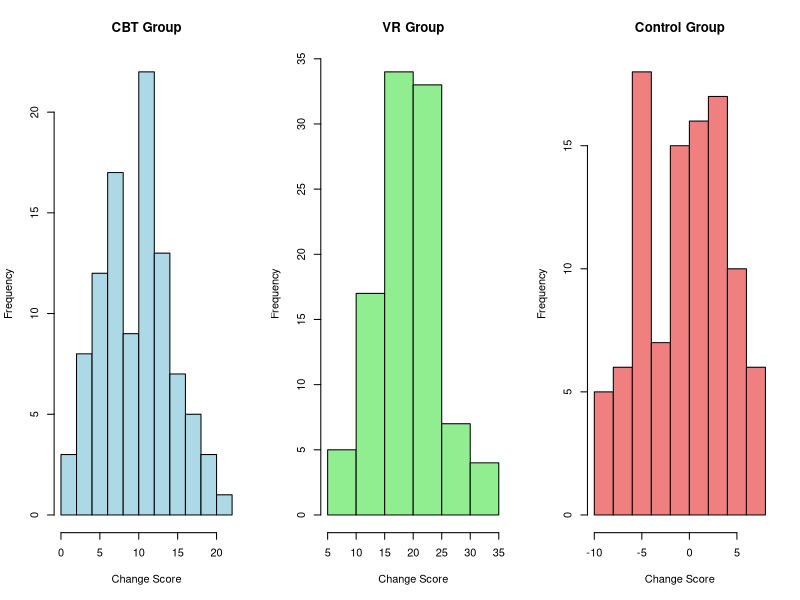
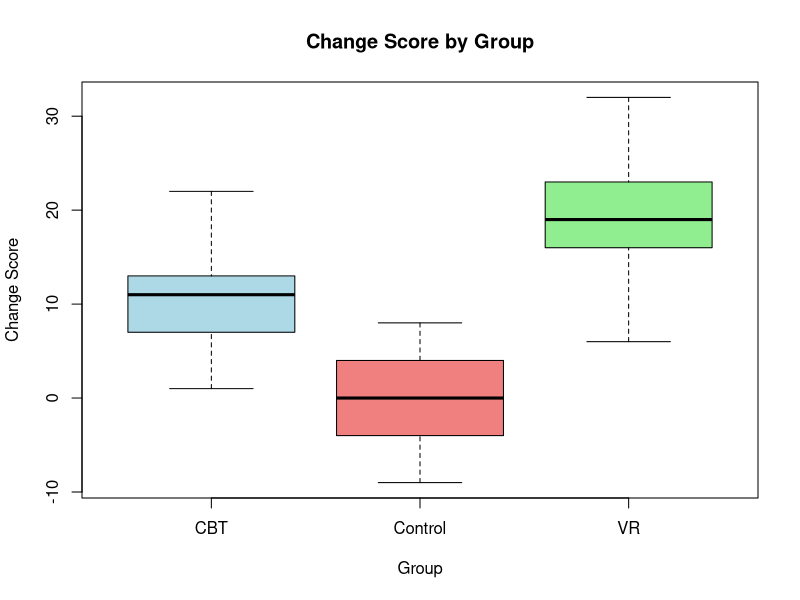

These figures' R source, in order:
## ---- chunk 1
data <- read.csv("CA1_Autism_VR_Study_Data_Final.csv")

# Data inspect
head(data)
colnames(data)
## ---- chunk 2
# Overall sense check
dim(data)
str(data)
summary(data)
## ---- chunk 3
# Confirm gender distribution (M=150, F=150)
table(data$Gender)

# Confirm group distribution
table(data$Group)

# Confirm gender distribution by group
print(table(data$Gender[data$Group == "CBT"]))
print(table(data$Gender[data$Group == "VR"]))
print(table(data$Gender[data$Group == "Control"]))

## ---- chunk 4
# Check for missing data
sum(is.na(data))
sum(complete.cases(data))
## ---- chunk 5
cat(range(data$P1_Pre_Score), "\n")
cat(range(data$P2_Post_Score), "\n")
## ---- chunk 6
calculated_change <- data$P1_Pre_Score - data$P2_Post_Score
correct <- sum(data$Change_Score == calculated_change)
print(correct)
## ---- chunk 7
duplicates <- sum(duplicated(data$ID))
print(duplicates)
## ---- chunk 8
# 0) Check how many people used each of the therapies and control
print(table(data$Group))
# 1) Calculate mean for therapy and mean for control
mean_cbt <- mean(data$Change_Score[data$Group == "CBT"], na.rm = TRUE)
mean_vr <- mean(data$Change_Score[data$Group == "VR"], na.rm = TRUE)
mean_control <- mean(data$Change_Score[data$Group == "Control"], na.rm = TRUE)

cat("Mean CBT:", round(mean_cbt, 3), "\n")
cat("Mean VR:", round(mean_vr, 3), "\n")
cat("Mean Control:", round(mean_control, 3), "\n")

## ---- chunk 9
# 1) Create the column TherapyGroup with values Control (Control) and Therapy (CBT or VR)
data$TherapyGroup <- ifelse(data$Group == "Control", "Control", "Therapy")
print(table(data$TherapyGroup))

# 2) Calculate mean for therapy and mean for control
mean_therapy <- mean(data$Change_Score[data$TherapyGroup == "Therapy"], na.rm = TRUE)
mean_control <- mean(data$Change_Score[data$TherapyGroup == "Control"], na.rm = TRUE)

cat("Mean Therapy:", round(mean_therapy, 3), "\n")
cat("Mean Control:", round(mean_control, 3), "\n")

## ---- chunk 10
# 0) Check how many people used each of the therapies
print(table(data$Group))
# 1) Calculate mean for therapy and mean for control
mean_cbt <- mean(data$Change_Score[data$Group == "CBT"], na.rm = TRUE)
mean_vr <- mean(data$Change_Score[data$Group == "VR"], na.rm = TRUE)

cat("Mean CBT:", round(mean_cbt, 3), "\n")
cat("Mean VR:", round(mean_vr, 3), "\n")

## ---- chunk 11
# Normality
par(mfrow = c(1, 3))
hist(data$Change_Score[data$Group == "CBT"], 
     main = "CBT Group", 
     xlab = "Change Score",
     col = "lightblue")

hist(data$Change_Score[data$Group == "VR"], 
     main = "VR Group", 
     xlab = "Change Score",
     col = "lightgreen")

hist(data$Change_Score[data$Group == "Control"], 
     main = "Control Group", 
     xlab = "Change Score",
     col = "lightcoral")
par(mfrow = c(1, 1))

## ---- chunk 12
# Normality 0.05 check - If p > 0.05, data is normal

shapiro.test(data$Change_Score[data$Group == "CBT"])
shapiro.test(data$Change_Score[data$Group == "VR"])
shapiro.test(data$Change_Score[data$Group == "Control"])

## ---- chunk 13
# Variances and standard deviations - If SDs are similar, variances are equal

sd_cbt <- sd(data$Change_Score[data$Group == "CBT"])
sd_vr <- sd(data$Change_Score[data$Group == "VR"])
sd_control <- sd(data$Change_Score[data$Group == "Control"])

cat("Variances:\n")
cat("CBT:", round(var(data$Change_Score[data$Group == "CBT"]), 2), "\n")
cat("VR:", round(var(data$Change_Score[data$Group == "VR"]), 2), "\n")
cat("Control:", round(var(data$Change_Score[data$Group == "Control"]), 2), "\n\n")

cat("Standard Deviations:\n")
cat("CBT:", round(sd_cbt, 2), "\n")
cat("VR:", round(sd_vr, 2), "\n")
cat("Control:", round(sd_control, 2), "\n")
## ---- chunk 14
# Box plots for outliers
boxplot(Change_Score ~ Group, data = data,
        main = "Change Score by Group",
        xlab = "Group",
        ylab = "Change Score",
        col = c("lightblue", "lightcoral", "lightgreen"))
## ---- chunk 15
outliers <- function(x) {
  Q1 <- quantile(x, 0.25)
  Q3 <- quantile(x, 0.75)
  IQR_val <- Q3 - Q1
  lower <- Q1 - 1.5 * IQR_val
  upper <- Q3 + 1.5 * IQR_val
  sum(x < lower | x > upper)
}

cat("Number of Outliers:\n")
cat("CBT:", outliers(data$Change_Score[data$Group == "CBT"]), "\n")
cat("VR:", outliers(data$Change_Score[data$Group == "VR"]), "\n")
cat("Control:", outliers(data$Change_Score[data$Group == "Control"]), "\n\n")
        col = c("lightblue", "lightcoral", "lightgreen")
## ---- chunk 16
library(dplyr)

desc_stats <- data %>%
  group_by(Group) %>%
  summarise(
    N = n(),
    Mean = round(mean(Change_Score), 2),
    SD = round(sd(Change_Score), 2),
    Median = median(Change_Score),
    Min = min(Change_Score),
    Max = max(Change_Score)
  )

print("Table 1: Descriptive Statistics by Group")
print(desc_stats)
## ---- chunk 17
group <- "CBT"

values <- data$Change_Score[data$Group == group]

mean_val <- mean(values)
sd_val <- sd(values)
n <- length(values)

se <- sd_val / sqrt(n)
lower <- mean_val - 1.96 * se
upper <- mean_val + 1.96 * se

cat("95% Confidence Interval for", group, ":\n")
cat("Mean =", round(mean_val, 2), "\n")
cat("CI =", round(lower, 2), "to", round(upper, 2), "\n")
